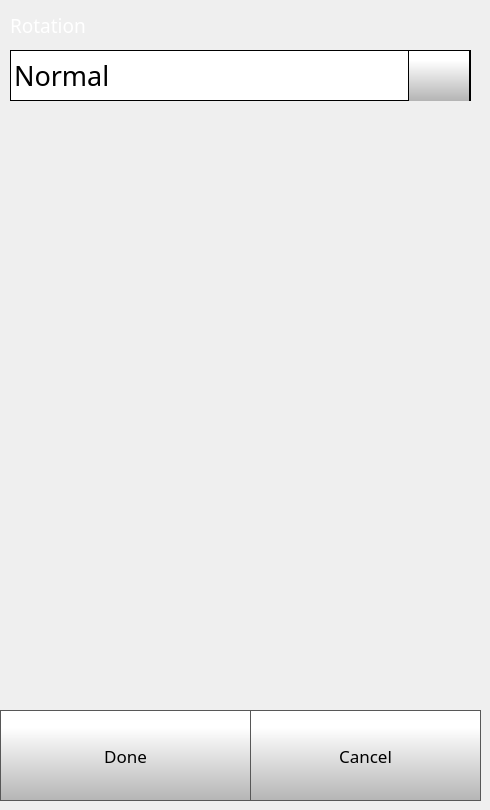
    <widget class="QWidget" name="rotateDisplaySettingsPage">
     <widget class="QPushButton" name="rotateDisplaySettingsDoneButton">
      <property name="geometry">
       <rect>
        <x>0</x>
        <y>710</y>
        <width>251</width>
        <height>91</height>
       </rect>
      </property>
      <property name="font">
       <font>
        <family>Gotham</family>
        <pointsize>13</pointsize>
       </font>
      </property>
      <property name="styleSheet">
       <string notr="true">QPushButton {
     border: 1px solid rgb(87, 87, 87);
	background-color: qlineargradient(spread:pad, x1:0, y1:1, x2:0, y2:0.188, stop:0 rgba(180, 180, 180, 255), stop:1 rgba(255, 255, 255, 255));


}

QPushButton:pressed {
    background-color: qlineargradient(x1: 0, y1: 0, x2: 0, y2: 1,
                                      stop: 0 #dadbde, stop: 1 #f6f7fa);
}

QPushButton:flat {
    border: none; /* no border for a flat push button */
}

QPushButton:default {
    border-color: navy; /* make the default button prominent */
}

QPushButton:focus {
	outline: none;
}</string>
      </property>
      <property name="text">
       <string>Done</string>
      </property>
      <property name="iconSize">
       <size>
        <width>40</width>
        <height>40</height>
       </size>
      </property>
     </widget>
     <widget class="QPushButton" name="rotateDisplaySettingsCancelButton">
      <property name="geometry">
       <rect>
        <x>250</x>
        <y>710</y>
        <width>231</width>
        <height>91</height>
       </rect>
      </property>
      <property name="font">
       <font>
        <family>Gotham</family>
        <pointsize>13</pointsize>
       </font>
      </property>
      <property name="styleSheet">
       <string notr="true">QPushButton {
     border: 1px solid rgb(87, 87, 87);
	background-color: qlineargradient(spread:pad, x1:0, y1:1, x2:0, y2:0.188, stop:0 rgba(180, 180, 180, 255), stop:1 rgba(255, 255, 255, 255));


}

QPushButton:pressed {
    background-color: qlineargradient(x1: 0, y1: 0, x2: 0, y2: 1,
                                      stop: 0 #dadbde, stop: 1 #f6f7fa);
}

QPushButton:flat {
    border: none; /* no border for a flat push button */
}

QPushButton:default {
    border-color: navy; /* make the default button prominent */
}

QPushButton:focus {
	outline: none;
}</string>
      </property>
      <property name="text">
       <string>Cancel</string>
      </property>
      <property name="iconSize">
       <size>
        <width>40</width>
        <height>40</height>
       </size>
      </property>
     </widget>
     <widget class="QComboBox" name="rotateDisplaySettingsComboBox">
      <property name="geometry">
       <rect>
        <x>10</x>
        <y>50</y>
        <width>461</width>
        <height>51</height>
       </rect>
      </property>
      <property name="font">
       <font>
        <family>Gotham</family>
        <pointsize>20</pointsize>
       </font>
      </property>
      <property name="styleSheet">
       <string notr="true"> QScrollBar:vertical {
     border: 1px solid black;
border-radius: 5px;
    background-color: rgb(40,40,40);
     width: 60px;
     margin: 67px 0 67px 0;
 }

/* Sets up the color and height of handle */
QScrollBar::handle:vertical {
border-radius: 5px;
background: qlineargradient(spread:pad, x1:0, y1:1, x2:0, y2:0.188, stop:0 rgba(180, 180, 180, 255), stop:1 rgba(255, 255, 255, 255));
min-height: 7px;
}


QScrollBar::add-line:vertical {
     border: 1px solid black;
background: qlineargradient(spread:pad, x1:0, y1:1, x2:0, y2:0.188, stop:0 rgba(180, 180, 180, 255), stop:1 rgba(255, 255, 255, 255));
     height:65px;
border-radius: 5px;
     subcontrol-position: bottom;
     subcontrol-origin: margin;
 }

 QScrollBar::sub-line:vertical {
     border: 1px solid black;
background: qlineargradient(spread:pad, x1:0, y1:1, x2:0, y2:0.188, stop:0 rgba(180, 180, 180, 255), stop:1 rgba(255, 255, 255, 255));
     height: 65px;
border-radius: 5px;
     subcontrol-position: top;
     subcontrol-origin: margin;
 }

QScrollBar::up-arrow:vertical {
 image: url(./templates/img/arrows.png);
    width: 40px;
    height: 40px;
 padding: 5px;
 }
QScrollBar::down-arrow:vertical {
 image: url(./templates/img/arrows-5.png);
    width: 40px;
    height: 40px;
 padding: 5px;
 }

/* need this to get rid of crosshatching on scrollbar background */
QScrollBar::add-page:vertical, QScrollBar::sub-page:vertical {
background: none;
}

QComboBox {
border: 1px solid black;
    padding: 0px 18px 0px 3px;
    min-width: 6em;

}

QComboBox::item {
	color: rgb(255, 255, 255);
}

QComboBox:editable {
    background: white;
}

QComboBox:!editable, QComboBox::drop-down:editable {
background: white;
}

/* QComboBox gets the &quot;on&quot; state when the popup is open */
QComboBox:!editable:on, QComboBox::drop-down:editable:on {
background: white;
}


QComboBox::drop-down {
border-left: 1px solid black;
border-right: 1px solid black;
	background-color: qlineargradient(spread:pad, x1:0, y1:1, x2:0, y2:0.188, stop:0 rgba(180, 180, 180, 255), stop:1 rgba(255, 255, 255, 255));
    width: 60px;
     height: 50px;

}

QComboBox::down-arrow {

image: url(./templates/img/arrows-5.png);
width: 30px;
height: 30px;

}


QComboBox QAbstractItemView {
    selection-background-color: rgb(40, 40, 40);
    background: white;
}</string>
      </property>
      <property name="editable">
       <bool>false</bool>
      </property>
      <property name="maxVisibleItems">
       <number>8</number>
      </property>
      <property name="iconSize">
       <size>
        <width>30</width>
        <height>30</height>
       </size>
      </property>
      <item>
       <property name="text">
        <string>Normal</string>
       </property>
      </item>
      <item>
       <property name="text">
        <string>Flipped</string>
       </property>
      </item>
     </widget>
     <widget class="QLabel" name="rotateDisplaySettingsLabel">
      <property name="geometry">
       <rect>
        <x>10</x>
        <y>10</y>
        <width>461</width>
        <height>31</height>
       </rect>
      </property>
      <property name="font">
       <font>
        <family>Gotham Light</family>
        <pointsize>14</pointsize>
        <weight>50</weight>
        <bold>false</bold>
       </font>
      </property>
      <property name="styleSheet">
       <string notr="true">color: rgb(255, 255, 255);</string>
      </property>
      <property name="text">
       <string>Rotation</string>
      </property>
     </widget>
    </widget>
